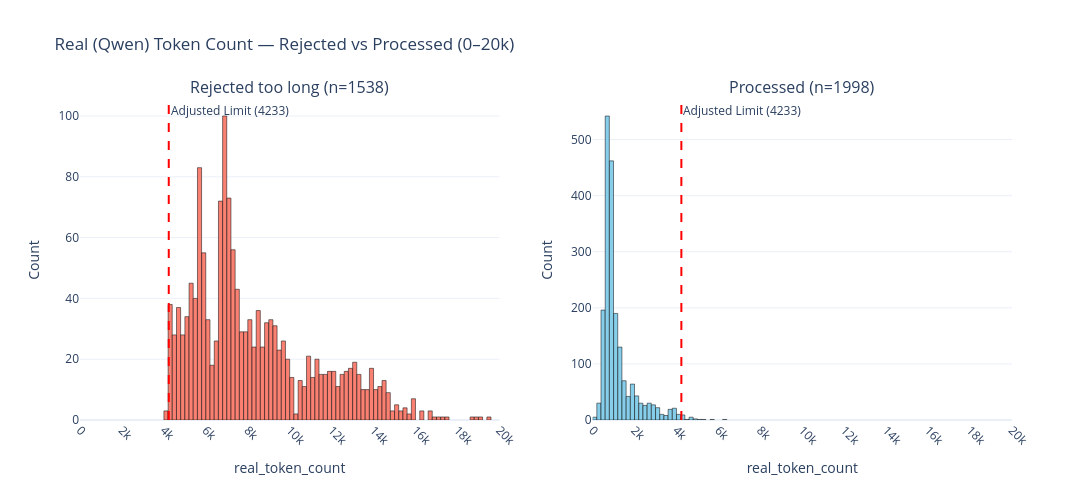

The code cell stored with this chart in its notebook:
### Code cell
import plotly.graph_objects as go
from plotly.subplots import make_subplots

x_max = 20000
bin_size = 200

processed_egvp = egvp_sampled_one_month[egvp_sampled_one_month["status"] != "rejected_too_long"].copy()

groups = {
    "Rejected (too long)": rejected_egvp["real_token_count"],
    "Processed": processed_egvp["real_token_count"],
}
colors = {"Rejected (too long)": "salmon", "Processed": "skyblue"}

fig = make_subplots(
    rows=1, cols=2,
    subplot_titles=[
        f"Rejected too long (n={len(groups['Rejected (too long)'])})",
        f"Processed (n={len(groups['Processed'])})",
    ],
    shared_yaxes=False,
)

for col_idx, (label, series) in enumerate(groups.items(), start=1):
    clipped = series.dropna().clip(upper=x_max)
    fig.add_trace(go.Histogram(
        x=clipped,
        xbins=dict(start=0, end=x_max, size=bin_size),
        marker=dict(color=colors[label], line=dict(color="black", width=0.5)),
        name=label,
        hovertemplate="real tokens: %{x}<br>Count: %{y}<extra></extra>",
        showlegend=False,
    ), row=1, col=col_idx)

    fig.add_vline(
        x=limit_adjusted,
        line=dict(color="red", dash="dash", width=2),
        annotation_text=f"Adjusted Limit ({limit_adjusted:.0f})",
        annotation_position="top right",
        row=1, col=col_idx,
    )

    fig.update_xaxes(range=[0, x_max], dtick=2000, tickangle=45, title_text="real_token_count", row=1, col=col_idx)
    fig.update_yaxes(title_text="Count", row=1, col=col_idx)

fig.update_layout(
    title_text="Real (Qwen) Token Count — Rejected vs Processed (0–20k)",
    template="plotly_white",
    height=500, width=1100,
    bargap=0.02,
)
fig.show()

for label, series in groups.items():
    print(f"\n{label}:")
    print(series.dropna().describe().round())
    print(f"  > {x_max:,}: {(series.dropna() > x_max).sum()} docs")

### Figure 1 — Plotly figure (JSON) as saved in the notebook; plotly's stock layout.template omitted (floating-point values rounded to 4 significant figures; data arrays with more than 128 entries replaced by an {"elided": "..."} marker saying what was removed)
{"data": [{"hovertemplate": "real tokens: %{x}<br>Count: %{y}<extra></extra>", "marker": {"color": "salmon", "line": {"color": "black", "width": 0.5}}, "name": "Rejected (too long)", "showlegend": false, "type": "histogram", "x": {"elided": "1538 int values"}, "xaxis": "x", "xbins": {"end": 20000, "size": 200, "start": 0}, "yaxis": "y"}, {"hovertemplate": "real tokens: %{x}<br>Count: %{y}<extra></extra>", "marker": {"color": "skyblue", "line": {"color": "black", "width": 0.5}}, "name": "Processed", "showlegend": false, "type": "histogram", "x": {"elided": "1998 int values"}, "xaxis": "x2", "xbins": {"end": 20000, "size": 200, "start": 0}, "yaxis": "y2"}], "layout": {"annotations": [{"font": {"size": 16}, "showarrow": false, "text": "Rejected too long (n=1538)", "x": 0.225, "xanchor": "center", "xref": "paper", "y": 1, "yanchor": "bottom", "yref": "paper"}, {"font": {"size": 16}, "showarrow": false, "text": "Processed (n=1998)", "x": 0.775, "xanchor": "center", "xref": "paper", "y": 1, "yanchor": "bottom", "yref": "paper"}, {"showarrow": false, "text": "Adjusted Limit (4233)", "x": 4233.0, "xanchor": "left", "xref": "x", "y": 1, "yanchor": "top", "yref": "y domain"}, {"showarrow": false, "text": "Adjusted Limit (4233)", "x": 4233.0, "xanchor": "left", "xref": "x2", "y": 1, "yanchor": "top", "yref": "y2 domain"}], "bargap": 0.02, "height": 500, "shapes": [{"line": {"color": "red", "dash": "dash", "width": 2}, "type": "line", "x0": 4233.0, "x1": 4233.0, "xref": "x", "y0": 0, "y1": 1, "yref": "y domain"}, {"line": {"color": "red", "dash": "dash", "width": 2}, "type": "line", "x0": 4233.0, "x1": 4233.0, "xref": "x2", "y0": 0, "y1": 1, "yref": "y2 domain"}], "title": {"text": "Real (Qwen) Token Count — Rejected vs Processed (0–20k)"}, "width": 1100, "xaxis": {"anchor": "y", "domain": [0, 0.45], "dtick": 2000, "range": [0, 20000], "tickangle": 45, "title": {"text": "real_token_count"}}, "xaxis2": {"anchor": "y2", "domain": [0.55, 1], "dtick": 2000, "range": [0, 20000], "tickangle": 45, "title": {"text": "real_token_count"}}, "yaxis": {"anchor": "x", "domain": [0, 1], "title": {"text": "Count"}}, "yaxis2": {"anchor": "x2", "domain": [0, 1], "title": {"text": "Count"}}}}
